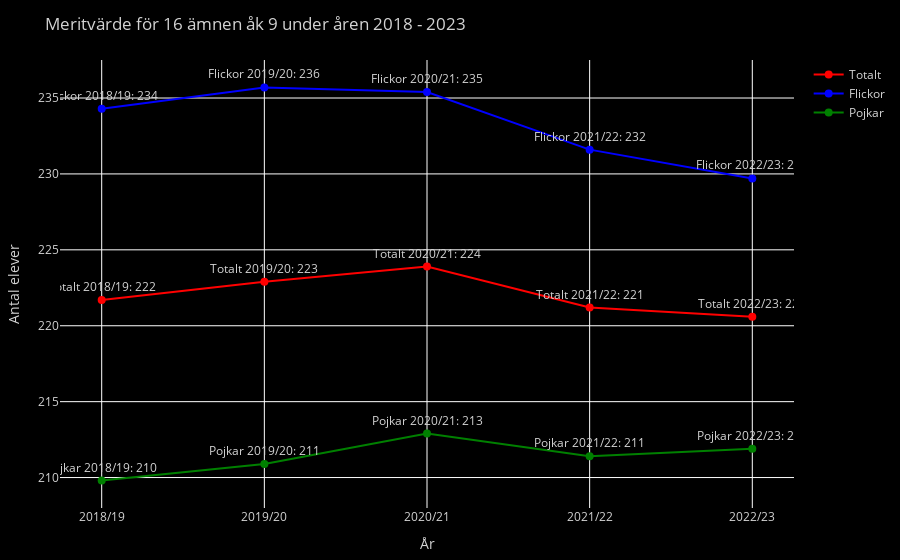

Notebook source saved alongside this figure:
### Code cell
import pandas as pd
import plotly.graph_objs as go
from plotly.subplots import make_subplots

df_1b = pd.read_excel("betyg_o_prov_riksnivå.xlsx", sheet_name="Tabell 1B")

data_1b = df_1b.iloc[7:13].copy()

b_columns = [
    "Läsår",
    "Medelvärde 16 ämnen totalt",
    "Medelvärde 16 ämnen flickor",
    "Medelvärde 16 ämnen pojkar",
    "Medelvärde 17 ämnen totalt",
    "Medelvärde 17 flickor",
    "Medelvärde 17 pojkar",
    "% Som saknar godkänt",
    "P Flickor",
    "P Pojkar",
]

data_1b.columns = b_columns

data_1b.dropna(inplace=True)

years = data_1b["Läsår"]
Mean_T = data_1b["Medelvärde 16 ämnen totalt"]
Mean_F = data_1b["Medelvärde 16 ämnen flickor"]
Mean_P = data_1b["Medelvärde 16 ämnen pojkar"]

fig = make_subplots(rows=1, cols=1)

fig.add_trace(
    go.Scatter(
        x=years,
        y=Mean_T,
        mode="lines+markers+text",
        name="Totalt",
        marker=dict(color="red", size=8),
        text=[f"Totalt {year}: {round(val)}" for val, year in zip(Mean_T, years)],
        hoverinfo="text+x+y",
        textposition="top center"
    )
)

fig.add_trace(
    go.Scatter(
        x=years,
        y=Mean_F,
        mode="lines+markers+text",
        name="Flickor",
        marker=dict(color="blue", size=8),
        text=[f"Flickor {year}: {round(val)}" for val, year in zip(Mean_F, years)],
        hoverinfo="text+x+y",
        textposition="top center"
    )
)

fig.add_trace(
    go.Scatter(
        x=years,
        y=Mean_P,
        mode="lines+markers+text",
        name="Pojkar",
        marker=dict(color="green", size=8),
        text=[f"Pojkar {year}: {round(val)}" for val, year in zip(Mean_P, years)],
        hoverinfo="text+x+y",
        textposition="top center"
    )
)

fig.update_layout(
    title="Meritvärde för 16 ämnen åk 9 under åren 2018 - 2023",
    xaxis=dict(title="År"),
    yaxis=dict(title="Antal elever"),
    plot_bgcolor="black",
    paper_bgcolor="black",
    font=dict(color="lightgray"),
    legend=dict(font=dict(color="lightgray")),
    margin=dict(t=60, b=10, l=60, r=10),
)

fig.show()

### Figure 1 — Plotly figure (JSON) as saved in the notebook; plotly's stock layout.template omitted (floating-point values rounded to 4 significant figures)
{"data": [{"hoverinfo": "text+x+y", "marker": {"color": "red", "size": 8}, "mode": "lines+markers+text", "name": "Totalt", "text": ["Totalt 2018/19: 222", "Totalt 2019/20: 223", "Totalt 2020/21: 224", "Totalt 2021/22: 221", "Totalt 2022/23: 221"], "textposition": "top center", "type": "scatter", "x": ["2018/19", "2019/20", "2020/21", "2021/22", "2022/23"], "y": [221.7, 222.9, 223.9, 221.2, 220.6]}, {"hoverinfo": "text+x+y", "marker": {"color": "blue", "size": 8}, "mode": "lines+markers+text", "name": "Flickor", "text": ["Flickor 2018/19: 234", "Flickor 2019/20: 236", "Flickor 2020/21: 235", "Flickor 2021/22: 232", "Flickor 2022/23: 230"], "textposition": "top center", "type": "scatter", "x": ["2018/19", "2019/20", "2020/21", "2021/22", "2022/23"], "y": [234.3, 235.7, 235.4, 231.6, 229.7]}, {"hoverinfo": "text+x+y", "marker": {"color": "green", "size": 8}, "mode": "lines+markers+text", "name": "Pojkar", "text": ["Pojkar 2018/19: 210", "Pojkar 2019/20: 211", "Pojkar 2020/21: 213", "Pojkar 2021/22: 211", "Pojkar 2022/23: 212"], "textposition": "top center", "type": "scatter", "x": ["2018/19", "2019/20", "2020/21", "2021/22", "2022/23"], "y": [209.8, 210.9, 212.9, 211.4, 211.9]}], "layout": {"font": {"color": "lightgray"}, "legend": {"font": {"color": "lightgray"}}, "margin": {"b": 10, "l": 60, "r": 10, "t": 60}, "paper_bgcolor": "black", "plot_bgcolor": "black", "title": {"text": "Meritvärde för 16 ämnen åk 9 under åren 2018 - 2023"}, "xaxis": {"anchor": "y", "domain": [0, 1], "title": {"text": "År"}}, "yaxis": {"anchor": "x", "domain": [0, 1], "title": {"text": "Antal elever"}}}}
